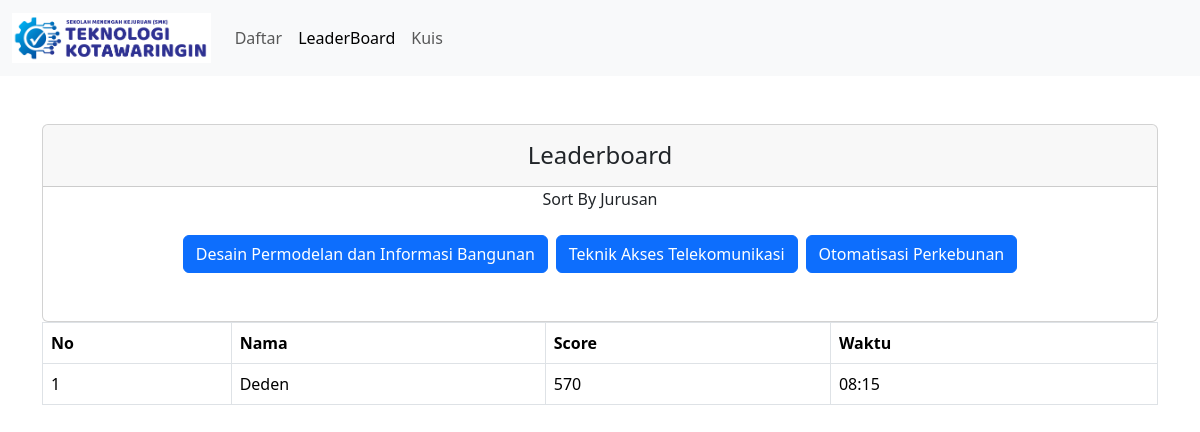
/leaderboard.php?jurusan=otomatisasiperkebunan, run on the app's committed database.
### tables this page shows
CREATE TABLE `leaderboard` (
  `id` int(11) NOT NULL,
  `nama` varchar(100) NOT NULL,
  `score` int(5) NOT NULL,
  `jurusan` varchar(50) NOT NULL,
  `waktu` varchar(5) NOT NULL
);

### leaderboard.php (the view, shortened to what this page needs)
<?php
include 'koneksi.php';
if (isset($_GET['jurusan'])) {
    $jurusan = $_GET['jurusan'];
    $sql = "SELECT nama, score, waktu FROM leaderboard WHERE jurusan = '$jurusan' ORDER BY score DESC";
} else {
    $sql = "SELECT nama, score, waktu FROM leaderboard ORDER BY score DESC";
    $result = mysqli_query($koneksi, $sql);
}
$result = mysqli_query($koneksi, $sql);
?>
<!DOCTYPE html>
<html lang="en">
<head>
    <link href="https://cdn.jsdelivr.net/npm/bootstrap@5.3.3/dist/css/bootstrap.min.css" rel="stylesheet">
    <link rel="stylesheet" href="style.css">
</head>
<body>
    <nav class="navbar navbar-expand-lg bg-body-tertiary">
        <div class="container-fluid">
            <img src="smk_kotawaringin.png" class="navbar-brand brand-logo" alt="">
            <div class="collapse navbar-collapse" id="navbarNav">
                <ul class="navbar-nav">
                    <li class="nav-item">
                        <a class="nav-link" href="index.php">Daftar</a>
                    </li>
                    <li class="nav-item">
                        <a class="nav-link active" aria-current="page" href="leaderboard.php">LeaderBoard</a>
                    </li>
                    <li class="nav-item">
                        <a href="kuis.php" class="nav-link">Kuis</a>
                    </li>
                </ul>
            </div>
        </div>
    </nav>
    <div class="container mt-5">
        <div class="row">
            <div class="col-bg-6 offset-bg-3">
                <div class="card">
                    <div class="card-header text-center">
                        <h4 class="mt-2">Leaderboard</h4>
                    </div>
                    <div class="text-center">
                        <p>Sort By Jurusan</p>
                    </div>
                    <div class="d-flex justify-content-center mt-2 mb-5">
                        <a href="leaderboard.php?jurusan=modelbangunan" class="btn btn-primary me-2">Desain Permodelan dan Informasi Bangunan</a>
                        <a href="leaderboard.php?jurusan=aksestelekomunikasi" class="btn btn-primary me-2">Teknik Akses Telekomunikasi</a>
                        <a href="leaderboard.php?jurusan=otomatisasiperkebunan" class="btn btn-primary">Otomatisasi Perkebunan</a>
                    </div>
                </div>
                    <div class="card-body">
                        <table class="table table-bordered">
                            <thead>
                                <tr>
                                    <th scope="col">No</th>
                                    <th scope="col">Nama</th>
                                    <th scope="col">Score</th>
                                    <th scope="col">Waktu</th>
                                </tr>
                            </thead>
                            <tbody>
                                <?php
                                $no = 1;
                                if (mysqli_num_rows($result) > 0) {
                                    while($row = mysqli_fetch_assoc($result)) {
                                        echo "<tr><td>" . $no++ . "</td><td>" . $row["nama"]. "</td><td>" . $row["score"]. "</td><td>" . $row["waktu"]. "</tr>";
                                    }
                                } else {
                                    echo "<tr><td colspan='3'>No results found</td></tr>";
                                }
                                ?>
                            </tbody>
                        </table>
                    </div>
                </div>
            </div>
        </div>
</body>
</html>

### style.css (style rules this page uses)
body { margin: 0; padding: 0; }
.navbar { overflow: hidden !important; z-index: 1; }
.brand-logo { height: 3em; }

### data on the page
leaderboard: nama "Deden", score "570", waktu "08:15"
